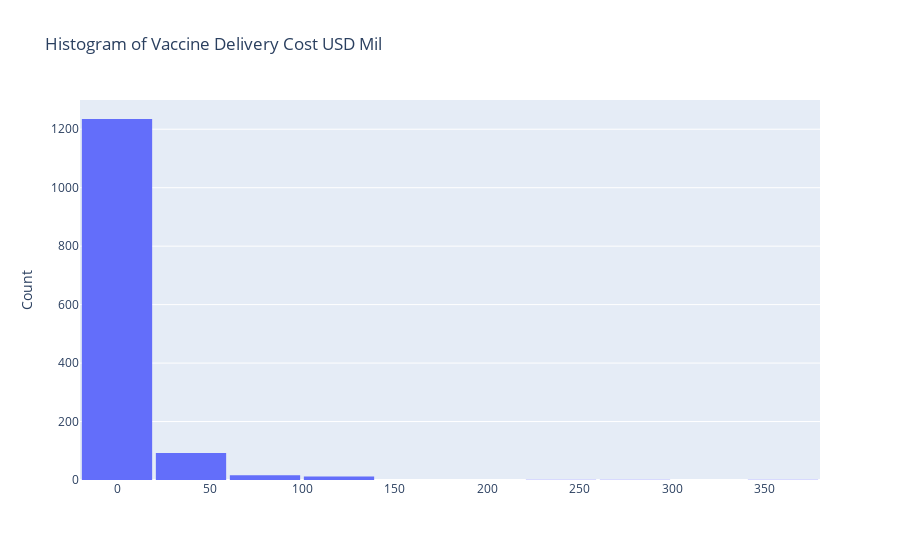

Notebook code cell kept with this figure:
### Markdown cell above
##### Visualize some of the data to see if there is unexpected data

### Code cell
go.Figure(
    data=[go.Histogram(x=merged_df["Vaccine Delivery Cost USD Mil"], xbins={"start": -60.0, "end": 420.0, "size": 40.0})],
    layout=go.Layout(title="Histogram of Vaccine Delivery Cost USD Mil", yaxis={"title": "Count"}, bargap=0.05),
    )

### Figure 1 — Plotly figure (JSON) as saved in the notebook; plotly's stock layout.template omitted (floating-point values rounded to 4 significant figures; data arrays with more than 128 entries replaced by an {"elided": "..."} marker saying what was removed)
{"data": [{"type": "histogram", "x": {"elided": "2192 float values"}, "xbins": {"end": 420, "size": 40, "start": -60}}], "layout": {"bargap": 0.05, "title": {"text": "Histogram of Vaccine Delivery Cost USD Mil"}, "yaxis": {"title": {"text": "Count"}}}}
